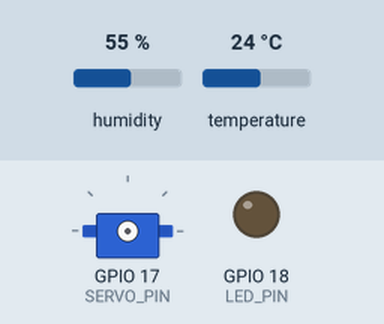
A program run on a simulated Raspberry Pi (BCM pin numbers). On the bench: servo, output pins drawn as LEDs (lit = HIGH). The test bench sets the inputs (shaded band); at power-on: temperature 24 °C, humidity 55 %. Servo angles are drawn from the pulse width (0.5 ms = 0°, 2.5 ms = 180°); threads take turns every 2 ms; what the program prints to the terminal is not drawn.

Above: at 3.0 s.
3.1 s: temperature set to 28 °C
6.1 s: temperature set to 31 °C
At 8.0 s:
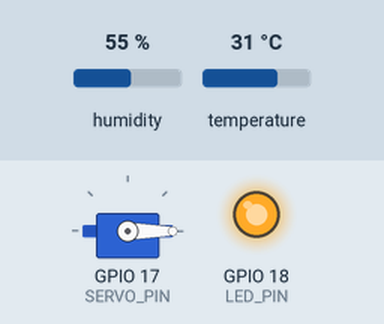
10.3 s: temperature set to 12 °C
At 10.7 s:
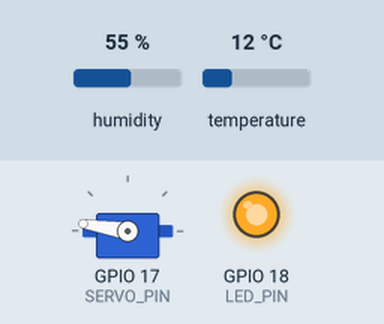
Timing chart, 0 to 13.3 s (numbered marks = the images above; inputs shaded):
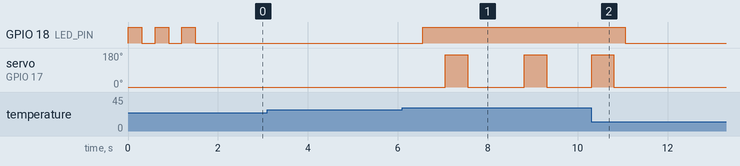

The program:

test.py
```python
import time
import board
import adafruit_dht
import RPi.GPIO as GPIO
import threading

# === 硬體設定 ===
LED_PIN = 18
SERVO_PIN = 17
DHT_PIN = board.D4  # DHT11 接腳

# 初始化 GPIO
GPIO.setmode(GPIO.BCM)
GPIO.setup(LED_PIN, GPIO.OUT)
GPIO.setup(SERVO_PIN, GPIO.OUT)

# Servo 使用 PWM (50Hz)
servo = GPIO.PWM(SERVO_PIN, 50)
servo.start(0)

# 初始化 DHT11
dht_device = adafruit_dht.DHT11(DHT_PIN)

# === 控制變數 ===
servo_active = False  # Thread 控制開關
servo_thread = None

# === 工具函式 ===
def blink_led(times=3, interval=0.3):
    """LED 閃爍指定次數"""
    for _ in range(times):
        GPIO.output(LED_PIN, GPIO.HIGH)
        time.sleep(interval)
        GPIO.output(LED_PIN, GPIO.LOW)
        time.sleep(interval)

def set_servo_angle(angle):
    """設定 Servo 角度 (0 ~ 180)"""
    duty = 2 + (angle / 18)  # 角度轉 PWM duty cycle
    servo.ChangeDutyCycle(duty)
    time.sleep(0.5)
    servo.ChangeDutyCycle(0)

def servo_loop():
    """舵機持續擺動 0 -> 180 -> 0"""
    while servo_active:
        for angle in [0, 180, 0]:
            if not servo_active:
                break
            set_servo_angle(angle)

# === 系統啟動 ===
print("系統初始化中...")
blink_led(3)
print("✅ 初始化完成，開始運作...")

try:
    while True:
        try:
            temperature = dht_device.temperature
            humidity = dht_device.humidity

            if temperature is not None and humidity is not None:
                print(f"🌡 溫度: {temperature}°C, 💧 濕度: {humidity}%")

                if temperature > 29:
                    GPIO.output(LED_PIN, GPIO.HIGH)
                    if not servo_active:
                        # 啟動舵機 thread
                        servo_active = True
                        servo_thread = threading.Thread(target=servo_loop)
                        servo_thread.start()
                else:
                    GPIO.output(LED_PIN, GPIO.LOW)
                    if servo_active:
                        # 停止舵機 thread
                        servo_active = False
                        servo_thread.join()
                        set_servo_angle(0)  # 歸位

            else:
                print("⚠️ 感測器讀取失敗")

        except Exception as e:
            print("讀取錯誤:", e)

        time.sleep(2)

except KeyboardInterrupt:
    print("👋 程式結束")

finally:
    servo_active = False
    if servo_thread is not None:
        servo_thread.join()
    dht_device.exit()
    servo.stop()
    GPIO.cleanup()
```

Measured:
- the behaviour switches between 29 and 30 °C on temperature (found by bisection; images 0 and 1)
- after the input at 3.1 s, every drawn part: stays the same
- after the input at 6.1 s, GPIO 18 (LED_PIN): LOW → HIGH after 0.46 s; servo on GPIO 17 (SERVO_PIN): alternates 171° for 0.50 s and 0° for 1.3 s, starting after 0.96 s
- after the input at 10.3 s, GPIO 18 (LED_PIN): HIGH → LOW after 0.76 s; servo on GPIO 17 (SERVO_PIN): goes on until 10.8 s, then stays 0°
